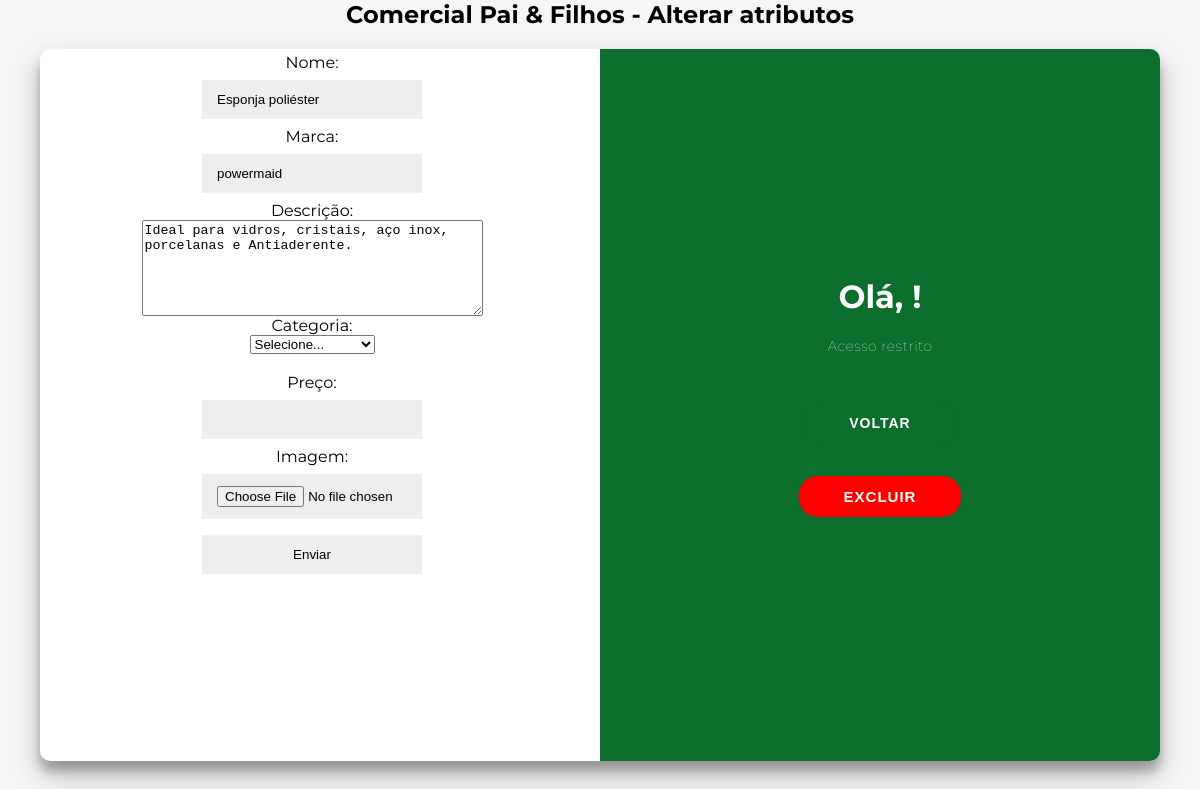
The app's page /admin/edit_prod.php?id_prod=71, older data.
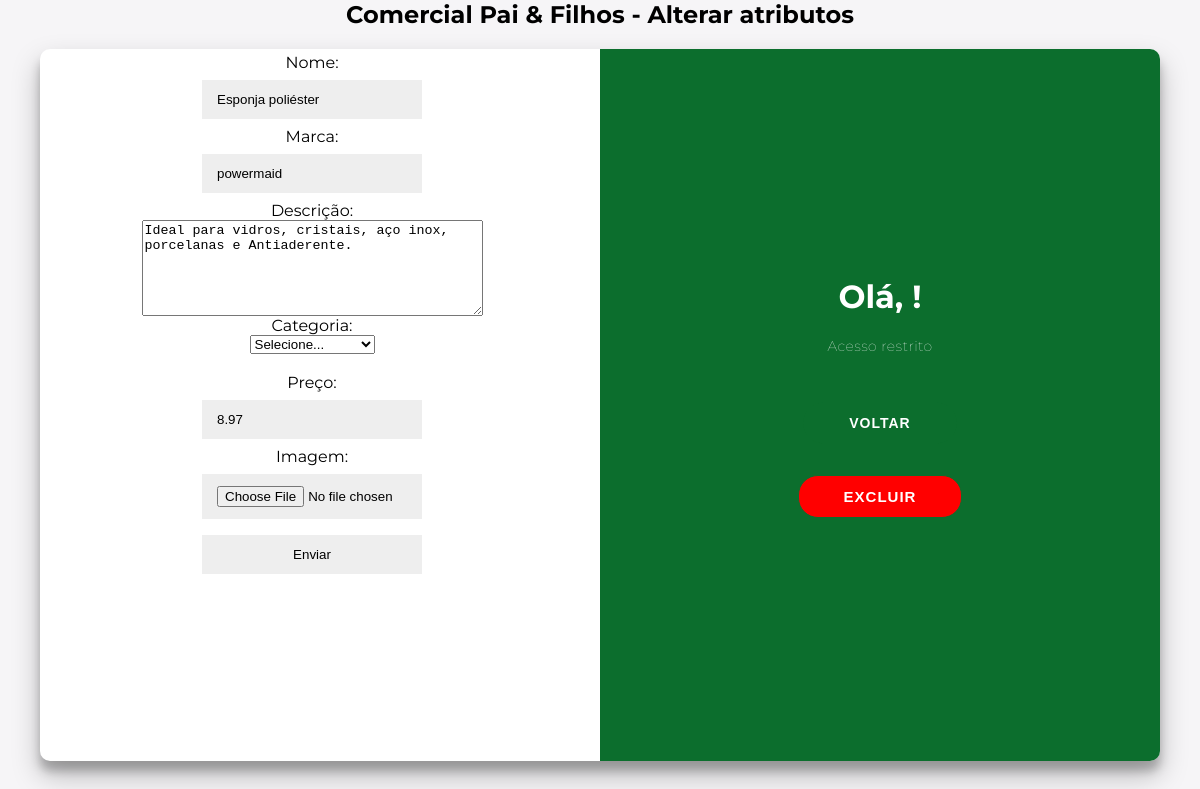
The same page, newer data.
### tables this page shows
CREATE TABLE `produto` (
  `cod_prod` int(11) NOT NULL,
  `nome_prod` varchar(120) NOT NULL,
  `desc_prod` varchar(450) NOT NULL,
  `marca` varchar(20) NOT NULL,
  `path_img` varchar(120) NOT NULL,
  `categoria` varchar(16) NOT NULL,
  `preco` float NOT NULL
);

### admin/edit_prod.php (the view, shortened to what this page needs)
<?php
require("../assets/bd/connect.php");
        ?>
        <?php
if(isset($_GET['id_prod'])){
    $id = $_GET['id_prod'];
    $pesquisar_prod = "SELECT * FROM `produto` WHERE `cod_prod` = '$id'";
    $resultado_prod = mysqli_query($conexao, $pesquisar_prod);
    $numero_resultado = mysqli_num_rows($resultado_prod);
        ?>
        <?php
}
?>
<!DOCTYPE html>
<html lang="en">
<head>
    <link rel="stylesheet" href="style_cad.css">
</head>
<body>
    <?php
    for($i = 0; $i < $numero_resultado; $i++){
        $vetor_prod = mysqli_fetch_array($resultado_prod);
    ?>
    <h2>Comercial Pai & Filhos - Alterar atributos</h2>
    <div class="container" id="container">
        <div class="form-container sign-in-container">
            <br>
            <form enctype="multipart/form-data" method="POST" action="upload_alt_prod.php">
                Nome: <input name="a_nome_prod" type=text size=140 maxlength=120 value="<?php echo $vetor_prod[1]; ?>" required>
                Marca: <input name="a_marca" type=text size=100 maxlength=100 value="<?php echo $vetor_prod[3] ?>" required>
                Descrição: <br><textarea name="a_desc_prod" type=text size=460 maxlength=450 rows=6 cols=40><?php echo $vetor_prod[2] ?></textarea>
                Categoria: <select name="a_categoria">
                    <option>Selecione...</option>
                </select><br>
                Preço: <input name="a_preco" type=number size=20 maxlength=11 value="<?php echo $vetor_prod[6]; ?>" required>
                Imagem: <input type="file" name="a_img">
                <input type=submit value=Enviar>
            </form>
        </div>
        <div class="overlay-container">
            <div class="overlay">
                <div class="overlay-panel overlay-right">
                    <h1>Olá, <?php echo $_SESSION['nome']; ?>!</h1>
                    <p>Acesso restrito</p>
                    <button><a href="index.php">Voltar</a></button>
                    <a href="excluir_prod.php?id_prod=<?php echo $vetor_prod[0];} ?>">
                    <button style="background-color: red; font-size: 15px;">Excluir</button></a>
                </div>
            </div>
        </div>
    </div>
    <br>
</body>
</html>

### admin/style_cad.css (style rules this page uses)
* { box-sizing: border-box; }
body { background: #f6f5f7; display: flex; justify-content: center; align-items: center; flex-direction: column; font-family: "Montserrat", sans-serif; height: 100vh; margin: -20px 0 50px; overflow: hidden !important; }
h1 { font-weight: bold; margin: 0; }
h2 { text-align: center; }
p { font-size: 14px; font-weight: 100; line-height: 20px; letter-spacing: 0.5px; margin: 20px 0 30px; }
a { border-radius: 2px solid #000; color: #fff; font-size: 14px; text-decoration: none; margin: 15px 0; }
button { border-radius: 20px; border: 1px solid #0c6e2d; background-color: #0c6e2d; margin-top: 1rem; color: #ffffff; font-size: 12px; font-weight: bold; padding: 12px 45px; letter-spacing: 1px; text-transform: uppercase; transition: transform 80ms ease-in; }
form { background-color: #ffffff; display: flex; align-items: center; justify-content: center; flex-direction: column; padding: 0 50px; height: 100%; text-align: center; }
input { background-color: #eee; border: none; padding: 12px 15px; margin: 8px 0; width: 100%; }
.container { background-color: #fff; border-radius: 10px; box-shadow: 0 14px 28px rgba(0, 0, 0, 0.25), 0 10px 10px rgba(0, 0, 0, 0.22); position: relative; overflow: hidden; width: 70rem; max-width: 100%; min-height: 480px; height: 100rem; }
.form-container { position: absolute; top: 0; height: 100%; transition: all 0.6s ease-in-out; }
.sign-in-container { left: 0; width: 50%; z-index: 2; }
.overlay-container { position: absolute; top: 0; left: 50%; width: 50%; height: 100%; overflow: hidden; transition: transform 0.6s ease-in-out; z-index: 100; }
.overlay { background: #0c6e2d; background: #0c6e2d; background-size: cover; background-position: 0 0; color: #ffffff; position: relative; left: -100%; height: 100%; width: 200%; transform: translateX(0); transition: transform 0.6s ease-in-out; }
.overlay-panel { position: absolute; display: flex; align-items: center; justify-content: center; flex-direction: column; padding: 0 40px; text-align: center; top: 0; height: 100%; width: 50%; transform: translateX(0); transition: transform 0.6s ease-in-out; }
.overlay-right { right: 0; transform: translateX(0); }
form { height: 600px; width: 20rem; margin-left: 7rem; margin-top: -50px; }

Row changes from the older to the newer data that the page shows:
changed produto "Esponja poliéster": a_preco (not shown) → "8.97"
